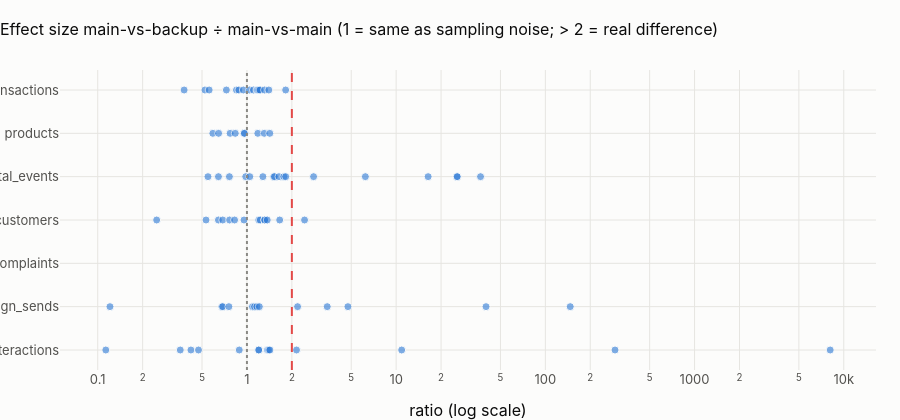

The notebook cell saved with this chart:
### Code cell
fig = go.Figure()
order = marg.sort_values(["table", "ratio"]).reset_index(drop=True)
for t, g in order.groupby("table"):
    fig.add_scatter(
        x=g.ratio,
        y=[t] * len(g),
        mode="markers",
        name=t,
        text=g.column,
        showlegend=False,
        marker=dict(size=8, color=theme.BLUE, opacity=0.6, line=dict(width=1, color="#fcfcfb")),
        hovertemplate="%{text}<br>ratio %{x:.2f}<extra></extra>",
    )
fig.add_vline(x=1, line_dash="dot", line_color="#8a8984")
fig.add_vline(x=2, line_dash="dash", line_color=theme.RED)
fig.update_layout(
    title="Effect size main-vs-backup ÷ main-vs-main (1 = same as sampling noise; > 2 = real difference)",
    height=420,
    xaxis_title="ratio (log scale)",
    xaxis_type="log",
)
fig.show()

### Figure 1 — Plotly figure (JSON) as saved in the notebook; plotly's stock layout.template omitted (floating-point values rounded to 4 significant figures)
{"data": [{"hovertemplate": "%{text}<br>ratio %{x:.2f}<extra></extra>", "marker": {"color": "#2a78d6", "line": {"color": "#fcfcfb", "width": 1}, "opacity": 0.6, "size": 8}, "mode": "markers", "name": "call_center_interactions", "showlegend": false, "text": ["was_resolved", "requires_followup", "was_escalated", "channel", "has_transcript", "contact_reason", "reason_category", "agent_used_accent", "sentiment_score", "customer_detected_accent", "detected_sentiment", "duration_seconds", "interaction_type", "has_recording"], "type": "scatter", "x": [0.1133, 0.3573, 0.4212, 0.4735, 0.8881, 1.199, 1.199, 1.372, 1.401, 1.425, 2.149, 10.89, 293.0, 8110.0], "y": ["call_center_interactions", "call_center_interactions", "call_center_interactions", "call_center_interactions", "call_center_interactions", "call_center_interactions", "call_center_interactions", "call_center_interactions", "call_center_interactions", "call_center_interactions", "call_center_interactions", "call_center_interactions", "call_center_interactions", "call_center_interactions"]}, {"hovertemplate": "%{text}<br>ratio %{x:.2f}<extra></extra>", "marker": {"color": "#2a78d6", "line": {"color": "#fcfcfb", "width": 1}, "opacity": 0.6, "size": 8}, "mode": "markers", "name": "campaign_sends", "showlegend": false, "text": ["had_conversion", "send_channel", "send_cost", "open_device", "subject", "send_status", "failure_reason", "conversion_value", "click_count", "was_delivered", "open_country", "was_opened", "was_clicked"], "type": "scatter", "x": [0.1208, 0.6791, 0.6882, 0.7569, 1.088, 1.125, 1.167, 1.211, 2.185, 3.452, 4.752, 40.04, 146.8], "y": ["campaign_sends", "campaign_sends", "campaign_sends", "campaign_sends", "campaign_sends", "campaign_sends", "campaign_sends", "campaign_sends", "campaign_sends", "campaign_sends", "campaign_sends", "campaign_sends", "campaign_sends"]}, {"hovertemplate": "%{text}<br>ratio %{x:.2f}<extra></extra>", "marker": {"color": "#2a78d6", "line": {"color": "#fcfcfb", "width": 1}, "opacity": 0.6, "size": 8}, "mode": "markers", "name": "complaints", "showlegend": false, "text": ["case_type", "category", "subcategory", "reception_channel", "description", "claimed_amount", "currency", "priority", "status", "sla_breached", "resolution_days", "resolution", "compensation_granted", "resolution_satisfaction", "is_repeat_complainer"], "type": "scatter", "x": [0.0, 0.0, 0.0, 0.0, 0.0, 0.0, 0.0, 0.0, 0.0, 0.0, 0.0, 0.0, 0.0, 0.0, 0.0], "y": ["complaints", "complaints", "complaints", "complaints", "complaints", "complaints", "complaints", "complaints", "complaints", "complaints", "complaints", "complaints", "complaints", "complaints", "complaints"]}, {"hovertemplate": "%{text}<br>ratio %{x:.2f}<extra></extra>", "marker": {"color": "#2a78d6", "line": {"color": "#fcfcfb", "width": 1}, "opacity": 0.6, "size": 8}, "mode": "markers", "name": "customers", "showlegend": false, "text": ["country", "credit_score", "estimated_monthly_income", "education_level", "detected_accent", "document_type", "occupation", "marital_status", "gender", "city", "state", "customer_status", "segment", "accepts_marketing"], "type": "scatter", "x": [0.2483, 0.5318, 0.6441, 0.6885, 0.7648, 0.8264, 0.9556, 1.2, 1.228, 1.315, 1.315, 1.368, 1.658, 2.433], "y": ["customers", "customers", "customers", "customers", "customers", "customers", "customers", "customers", "customers", "customers", "customers", "customers", "customers", "customers"]}, {"hovertemplate": "%{text}<br>ratio %{x:.2f}<extra></extra>", "marker": {"color": "#2a78d6", "line": {"color": "#fcfcfb", "width": 1}, "opacity": 0.6, "size": 8}, "mode": "markers", "name": "digital_events", "showlegend": false, "text": ["platform", "duration_seconds", "channel", "ip_city", "event_value", "ip_country", "event_type", "page_title", "browser", "action", "page_url", "event_category", "is_mobile", "referrer", "utm_campaign", "utm_medium", "utm_source"], "type": "scatter", "x": [0.5481, 0.6442, 0.7629, 0.9816, 1.045, 1.279, 1.513, 1.53, 1.64, 1.769, 1.819, 2.796, 6.219, 16.38, 25.56, 25.68, 36.78], "y": ["digital_events", "digital_events", "digital_events", "digital_events", "digital_events", "digital_events", "digital_events", "digital_events", "digital_events", "digital_events", "digital_events", "digital_events", "digital_events", "digital_events", "digital_events", "digital_events", "digital_events"]}, {"hovertemplate": "%{text}<br>ratio %{x:.2f}<extra></extra>", "marker": {"color": "#2a78d6", "line": {"color": "#fcfcfb", "width": 1}, "opacity": 0.6, "size": 8}, "mode": "markers", "name": "products", "showlegend": false, "text": ["current_balance", "currency", "credit_limit", "days_past_due", "interest_rate", "has_linked_app", "product_status", "product_type", "opening_channel"], "type": "scatter", "x": [0.5907, 0.6459, 0.7712, 0.8352, 0.9603, 0.9605, 1.183, 1.306, 1.423], "y": ["products", "products", "products", "products", "products", "products", "products", "products", "products"]}, {"hovertemplate": "%{text}<br>ratio %{x:.2f}<extra></extra>", "marker": {"color": "#2a78d6", "line": {"color": "#fcfcfb", "width": 1}, "opacity": 0.6, "size": 8}, "mode": "markers", "name": "transactions", "showlegend": false, "text": ["is_fraud", "transaction_country", "fraud_score", "currency", "amount", "transaction_category", "transaction_city", "channel", "merchant_name", "response_code", "transaction_status", "amount_usd", "transaction_type", "latitude", "longitude", "merchant_category"], "type": "scatter", "x": [0.3794, 0.523, 0.5582, 0.7283, 0.8506, 0.8831, 0.9461, 1.041, 1.106, 1.168, 1.182, 1.203, 1.225, 1.313, 1.402, 1.817], "y": ["transactions", "transactions", "transactions", "transactions", "transactions", "transactions", "transactions", "transactions", "transactions", "transactions", "transactions", "transactions", "transactions", "transactions", "transactions", "transactions"]}], "layout": {"height": 420, "shapes": [{"line": {"color": "#8a8984", "dash": "dot"}, "type": "line", "x0": 1, "x1": 1, "xref": "x", "y0": 0, "y1": 1, "yref": "y domain"}, {"line": {"color": "#e34948", "dash": "dash"}, "type": "line", "x0": 2, "x1": 2, "xref": "x", "y0": 0, "y1": 1, "yref": "y domain"}], "title": {"text": "Effect size main-vs-backup ÷ main-vs-main (1 = same as sampling noise; > 2 = real difference)"}, "xaxis": {"title": {"text": "ratio (log scale)"}, "type": "log"}}}
